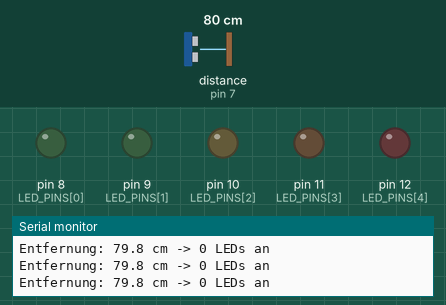
Bench run of a sketch on a simulated Arduino Uno, built with avr-gcc and run on an emulated ATmega328P. Parts: output pins drawn as LEDs (lit = HIGH), the last lines printed to the serial monitor. Wiring (from diagram.json): ultrasonic range finder: trigger pin 6; echo pin 7. Inputs (shaded band) come from the test bench; at power-on: distance to the obstacle (sensor on pin 7) 80 cm. The echo pulse lasts 58.3 µs per cm; pins used as bus, display or sensor lines are not drawn.

Above: at 1.2 s.
1.3 s: distance to the obstacle (sensor on pin 7) set to 44 cm
2.8 s: distance to the obstacle (sensor on pin 7) set to 37 cm
At 4.0 s:
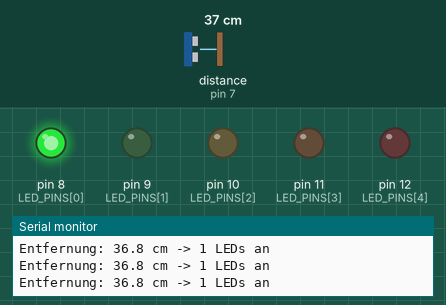
4.3 s: distance to the obstacle (sensor on pin 7) set to 30 cm
At 4.9 s:
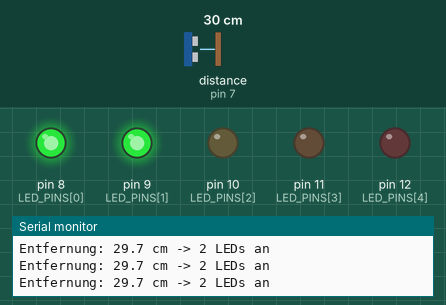
5.8 s: distance to the obstacle (sensor on pin 7) set to 23 cm
7.3 s: distance to the obstacle (sensor on pin 7) set to 20 cm
At 7.7 s:
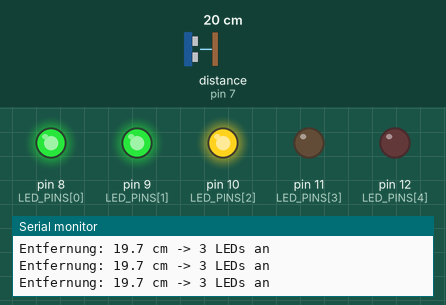
8.8 s: distance to the obstacle (sensor on pin 7) set to 35 cm
At 10.0 s:
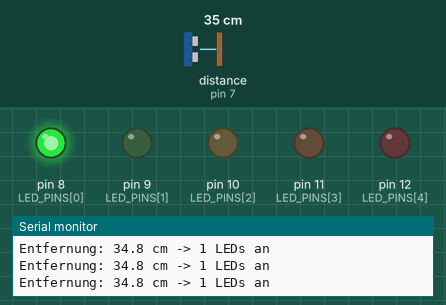
Timing chart, 0 to 11.3 s (numbered marks = the images above; inputs shaded):
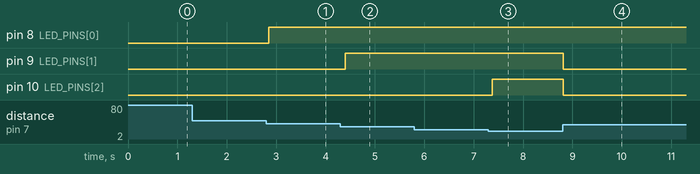

The sketch:

challenge1_led.ino
```cpp
// Challenge 1: LED-Bargraph Entfernungsanzeige
// 5 LEDs zeigen die Entfernung von 0-50cm an
// Je naeher das Objekt, desto mehr LEDs leuchten

#define TRIGGER_PIN 6
#define ECHO_PIN 7

// 5 LEDs fuer Bargraph-Anzeige
const int LED_PINS[] = {8, 9, 10, 11, 12};
const int NUM_LEDS = 5;

// Entfernungsbereiche (in cm)
const int MAX_DISTANCE = 50;  // Maximale angezeigte Entfernung

void setup() {
    Serial.begin(9600);

    // Ultraschall-Sensor Pins
    pinMode(TRIGGER_PIN, OUTPUT);
    pinMode(ECHO_PIN, INPUT);

    // LED Pins als Ausgaenge
    for (int i = 0; i < NUM_LEDS; i++) {
        pinMode(LED_PINS[i], OUTPUT);
    }

    Serial.println("LED-Bargraph Entfernungsanzeige");
    Serial.println("0-50cm -> 5 LEDs");
}

float measureDistance() {
    // Trigger-Signal senden (10us High-Puls)
    digitalWrite(TRIGGER_PIN, LOW);
    delayMicroseconds(2);
    digitalWrite(TRIGGER_PIN, HIGH);
    delayMicroseconds(10);
    digitalWrite(TRIGGER_PIN, LOW);

    // Echo-Puls messen (Timeout: 30ms)
    long duration = pulseIn(ECHO_PIN, HIGH, 30000);

    if (duration == 0) {
        return -1;  // Timeout oder Fehler
    }

    // Entfernung berechnen
    float distance = (duration / 2.0) / 29.1;
    return distance;
}

void updateBargraph(float distance) {
    // Anzahl der LEDs berechnen (invertiert: naeher = mehr LEDs)
    int ledsOn = 0;

    if (distance > 0 && distance <= MAX_DISTANCE) {
        // Bereich 0-50cm auf 5 LEDs abbilden
        // 0cm = 5 LEDs, 50cm = 0 LEDs
        ledsOn = map(MAX_DISTANCE - (int)distance, 0, MAX_DISTANCE, 0, NUM_LEDS);
        ledsOn = constrain(ledsOn, 0, NUM_LEDS);
    } else if (distance > MAX_DISTANCE) {
        ledsOn = 0;  // Zu weit weg
    }

    // LEDs entsprechend schalten
    for (int i = 0; i < NUM_LEDS; i++) {
        if (i < ledsOn) {
            digitalWrite(LED_PINS[i], HIGH);
        } else {
            digitalWrite(LED_PINS[i], LOW);
        }
    }
}

void loop() {
    float dist = measureDistance();

    if (dist > 0) {
        Serial.print("Entfernung: ");
        Serial.print(dist, 1);
        Serial.print(" cm -> ");

        // Bargraph aktualisieren
        updateBargraph(dist);

        // Anzahl LEDs anzeigen
        int ledsOn = 0;
        if (dist <= MAX_DISTANCE) {
            ledsOn = map(MAX_DISTANCE - (int)dist, 0, MAX_DISTANCE, 0, NUM_LEDS);
            ledsOn = constrain(ledsOn, 0, NUM_LEDS);
        }
        Serial.print(ledsOn);
        Serial.println(" LEDs an");
    } else {
        Serial.println("Messfehler");
        // Alle LEDs aus bei Fehler
        for (int i = 0; i < NUM_LEDS; i++) {
            digitalWrite(LED_PINS[i], LOW);
        }
    }

    delay(100);  // Schnelle Aktualisierung
}
```

Measured:
- the behaviour switches between 42 and 41 cm on distance to the obstacle (sensor on pin 7) (found by bisection; images 0 and 1)
- the behaviour switches between 32 and 31 cm on distance to the obstacle (sensor on pin 7) (found by bisection; images 1 and 2)
- the behaviour switches between 22 and 21 cm on distance to the obstacle (sensor on pin 7) (found by bisection; images 2 and 3)
- after the input at 2.8 s, pin 8 (LED_PINS[0]): LOW → HIGH after 0.05 s
- after the input at 4.3 s, pin 9 (LED_PINS[1]): LOW → HIGH after 0.10 s
- after the input at 7.3 s, pin 10 (LED_PINS[2]): LOW → HIGH after 0.08 s
- after the input at 8.8 s, pin 9 (LED_PINS[1]), pin 10 (LED_PINS[2]): HIGH → LOW at once
